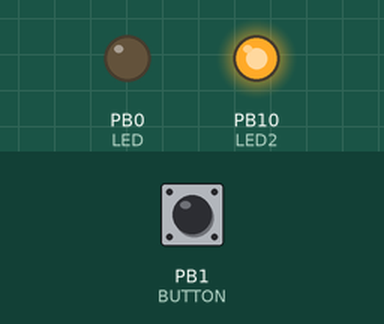
Bench run of a sketch on a simulated STM32 Blue Pill. Shown: output pins drawn as LEDs (lit = HIGH). The inputs (shaded band) are chosen by the test bench; at power-on: PB1 (BUTTON) LOW.

Above: at 1.2 s.
1.3 s: PB1 (BUTTON) pulled HIGH for 0.15 s
At 1.6 s:
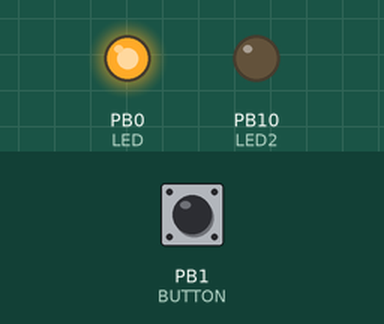
2.9 s: PB1 (BUTTON) pulled HIGH for 1 s
At 4.0 s:
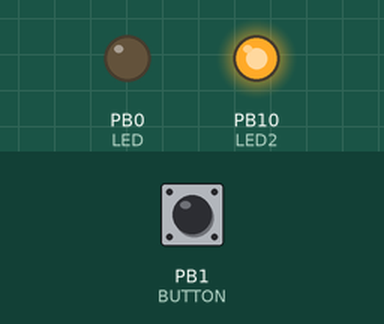
5.4 s: PB1 (BUTTON) pulled HIGH for 3.2 s
At 5.9 s:
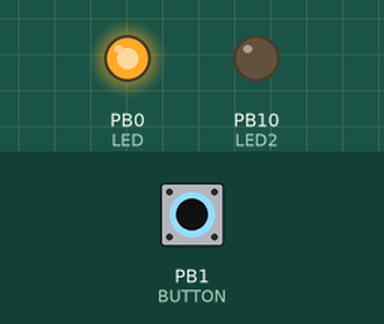
Timing chart, 0 to 8.4 s (numbered marks = the images above; inputs shaded):
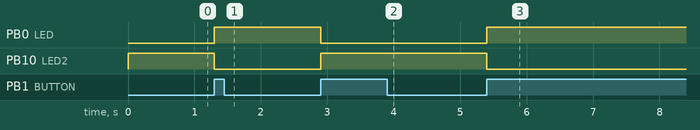

The sketch:

debounce_button.ino
```cpp
const int LED=PB0;
const int BUTTON=PB1;
const int LED2=PB10;
boolean lastButton = LOW;

boolean currentButton = LOW;

boolean ledOn = false;

void setup()
{
  pinMode (LED, OUTPUT);
  pinMode (LED2, OUTPUT);
  pinMode (BUTTON, INPUT);
}

boolean debounce(boolean last)
{
  boolean current = digitalRead(BUTTON);
  if (last != current)
  {
    current = digitalRead(BUTTON);
  }
  return current;
  }
void loop()
{
  currentButton = debounce(lastButton);
  if (lastButton == LOW && currentButton == HIGH)
  {
    ledOn = !ledOn;
  }
  lastButton = currentButton;
  digitalWrite(LED, ledOn);
  digitalWrite(LED2, !ledOn);
}
```

Measured:
- after the input at 1.3 s, PB0 (LED): LOW → HIGH at once; PB10 (LED2): HIGH → LOW at once
- after the input at 2.9 s, PB0 (LED): HIGH → LOW at once; PB10 (LED2): LOW → HIGH at once
- after the input at 5.4 s, PB0 (LED): LOW → HIGH at once; PB10 (LED2): HIGH → LOW at once
